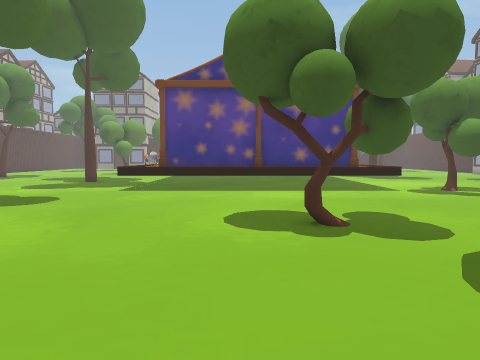
[1] (above)

24 first-person views from a walk through a scene from a Unity 3-D project. The camera is 1.4 m above the floor, tilts 4° down and sees 75° across. The floor is counted in squares, 1 m on a side. Each view is taken from the middle of a square. On the plan, view 1 faces up. The plan holds only what a view shows up to about 14 squares ahead; the rest is blank. The place goes on beyond the plan. The player is left out. Some surface patterns are stand-ins.

[2]
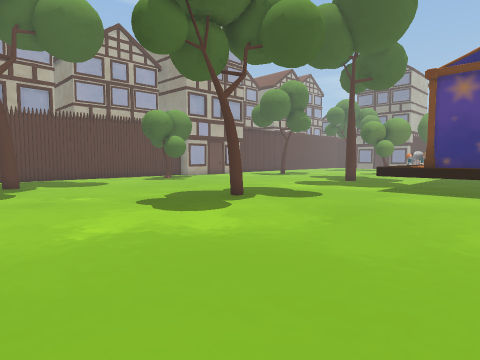

[3]
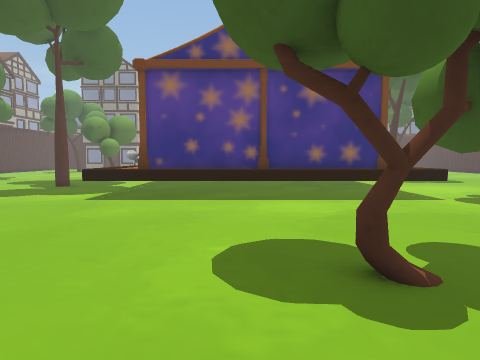

[4]
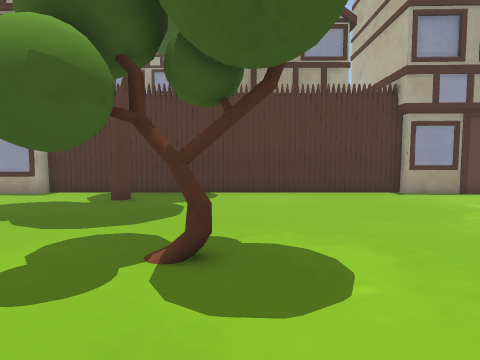

[5]
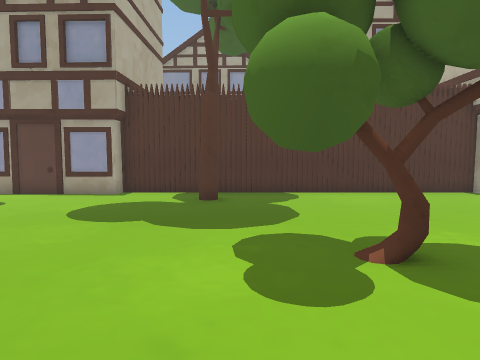

[6]
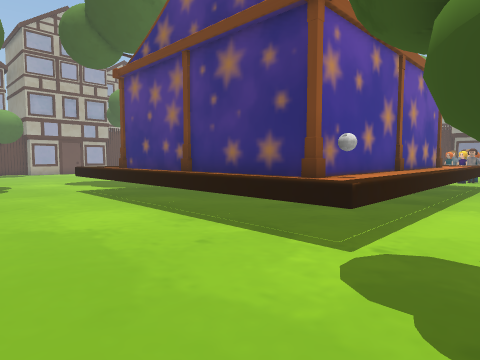

[7]
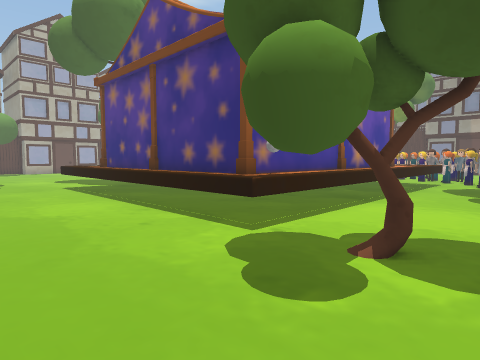

[8]
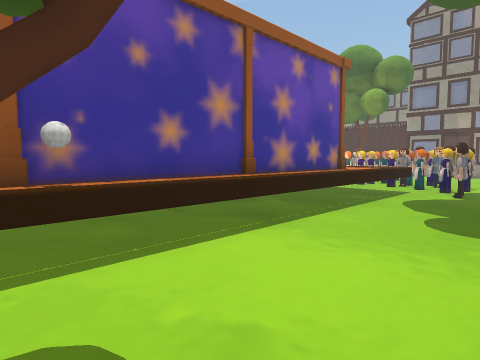

[9]
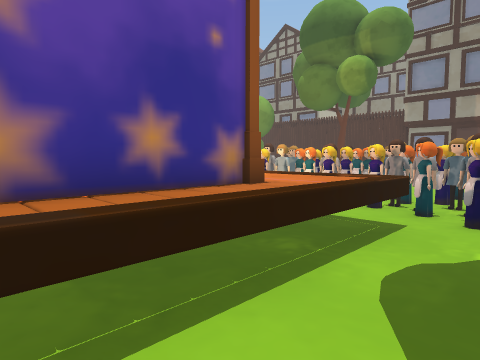

[10]
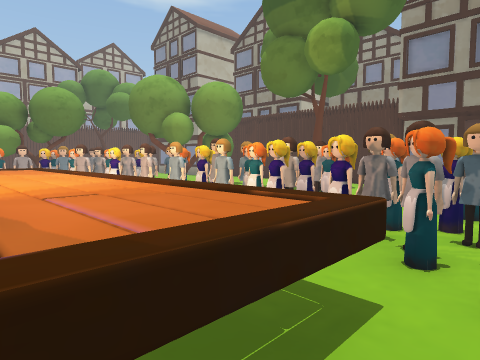

[11]
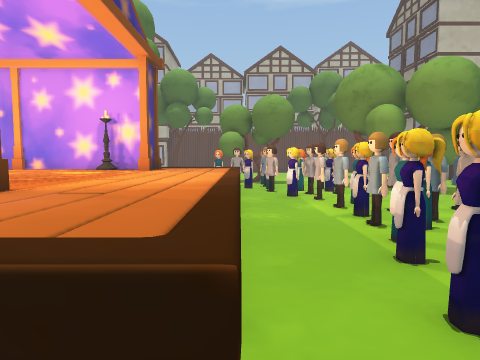

[12]
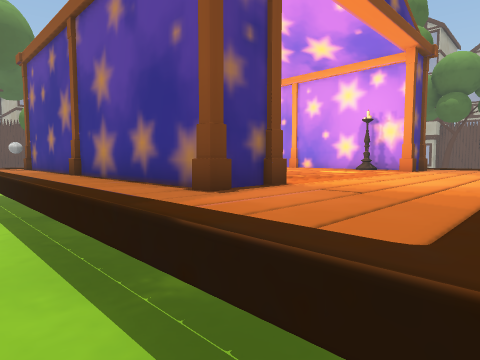

[13]
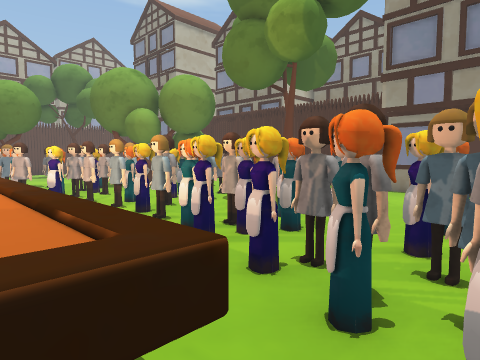

[14]
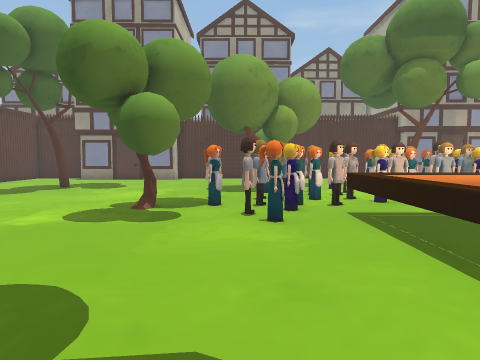

[15]
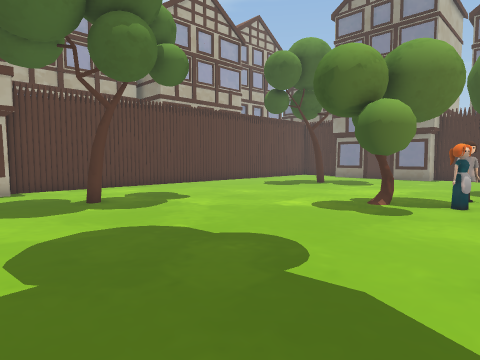

[16]
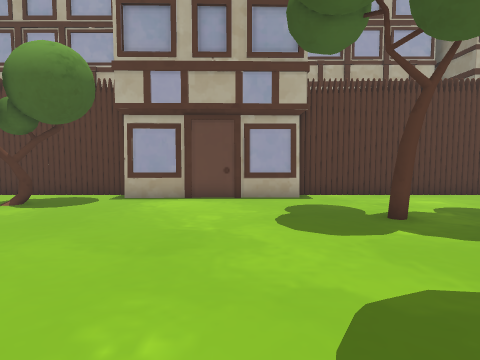

[17]
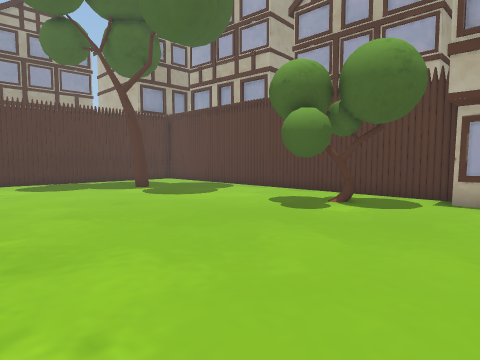

[18]
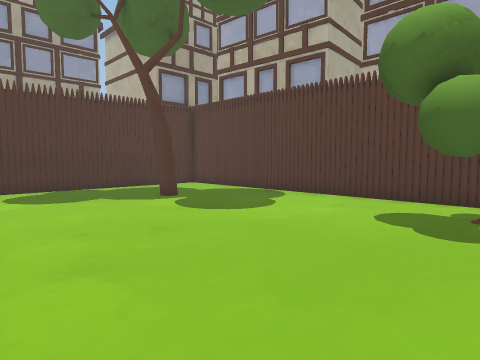

[19]
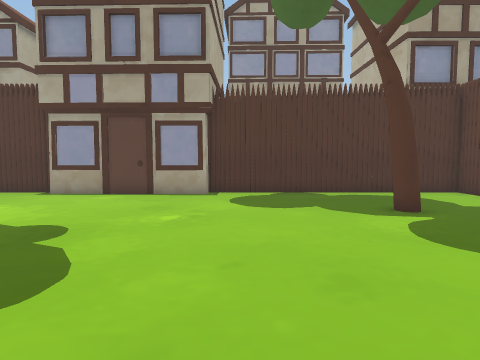

[20]
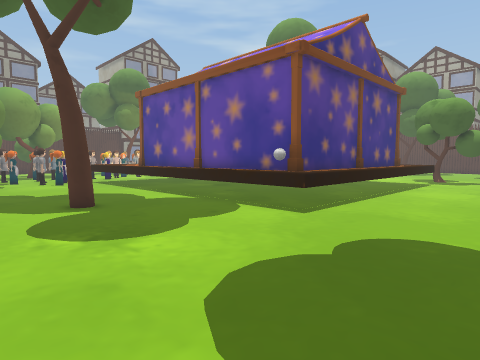

[21]
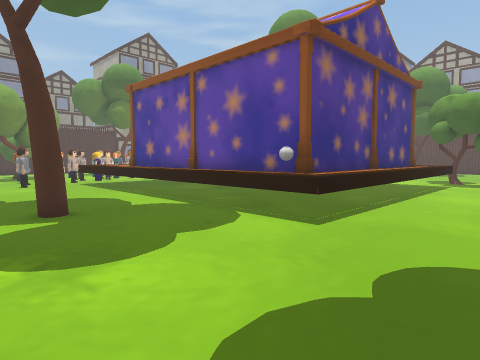

[22]
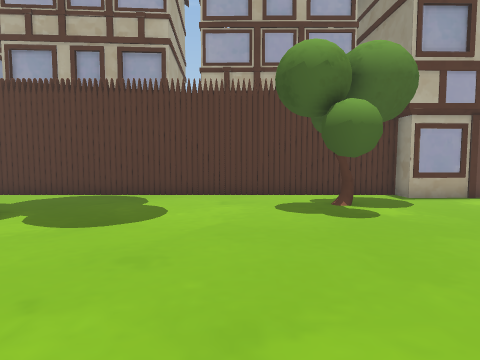

[23]
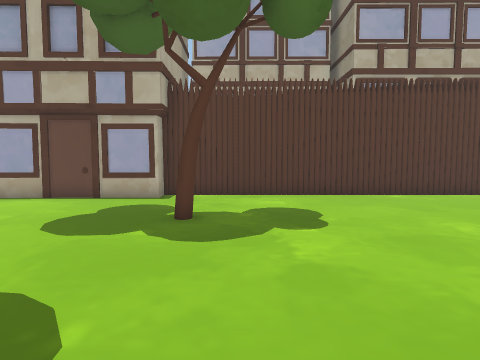

[24]
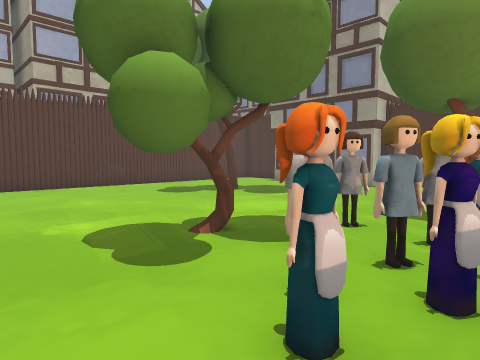

### Floor plan
Key: @ floor where view 1 was taken; # wall or solid block; . floor; ^ raised ledge; B ball; O other object.
Columns run from 22 left of view 1 to 11 right of it. Each row starts with its distance up from view 1.
 34     ...... ....O    O##  #. .O
 33 #.  ...........O ## OO#O#OO ..
 32 #.. ............OO########O#OO
 31 #............O.OOO#######OO#O#OO
 30 #..............#OOOO .....OO#OOO
 29 #..........O.O##OO...........OO.
 28 #..........O#.#O.^^^^^^^^^^^^^.#
 27 #..............O.^^^^^^^^^^^^^.#
 26 #................^^^^^^^^^^^^^..
 25 #................^^^^^^^^^^^^^...
 24 #................^^^^^^^^^  ^^...
 23 #....#...........^^O^^^^   ^^^...
 22 #................^^^^^^    ^^^...
 21 ##...............^^^^      ^^^...
 20  #...............^^^       ^^^...
 19  #...........#...^^        ^^^...
 18  #...............^^         ^^....
 17  #...............^^        ^^^....
 16  #...............^^        ^^^....
 15 ##...............^B^^^^^^^^^B^...
 14 #................^^^^^^^^^^^^^.O..
 13 #..............................O..
 12 #.OO#..........................#..
 11 #.................................
 10 #................................
  9 #............................... .
  8 #.............................
  7 #.......................O#....
  6 #......................O.......
  5 #...............................
  4 #................................
  3 #...#............................
  2 #.................................
  1 #.................................
  0 #.....................@....#......
 -1 #.........#######..............###
 -2 ###########     ################

Where each view was taken, in squares from view 1:
view 1: 0 up, 0 right, facing up
view 2: 0 up, 0 right, facing up-left
view 3: 3 up, 0 right, facing up
view 4: 11 up, 1 right, facing down
view 5: 11 up, 4 right, facing down
view 6: 9 up, 9 right, facing up-left
view 7: 9 up, 11 right, facing up-left
view 8: 14 up, 11 right, facing up-left
view 9: 21 up, 9 right, facing up-left
view 10: 25 up, 8 right, facing up-left
view 11: 28 up, 8 right, facing left
view 12: 28 up, 8 right, facing down-left
view 13: 27 up, 8 right, facing up-left
view 14: 20 up, 8 left, facing up
view 15: 19 up, 7 left, facing up-left
view 16: 19 up, 10 left, facing left
view 17: 17 up, 10 left, facing down-left
view 18: 13 up, 11 left, facing down-left
view 19: 11 up, 13 left, facing down
view 20: 9 up, 12 left, facing up-right
view 21: 10 up, 11 left, facing up-right
view 22: 9 up, 10 left, facing left
view 23: 24 up, 10 left, facing left
view 24: 25 up, 6 left, facing up-left
